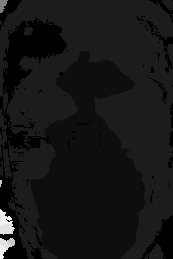
#> input picture depth_roi_data/depth_roi.png, 173 x 259 px
$ jupyter execute depth_estimation_face.ipynb   (shell and % lines are left out)
#> lines starting #> are read from the running program, lines starting #| are printed output that depends on the picture; after the words box and inside, x2 and y2 are one past the last pixel; in counts of white or black regions, pixels touching at a corner belong together; long printed decimals are rounded
[cell 1]
import cv2
import matplotlib.pyplot as plt
import numpy as np

[cell 2]
data = 'depth_roi_data/depth_roi.png'
depth_roi = cv2.imread(data, cv2.IMREAD_ANYDEPTH)
#> depth_roi is the input picture: shape (259, 173) uint16; min 0, max 4701, mean 487

plt.imshow(depth_roi, cmap='gray')

[cell 3]
def compute_histogram(img, nbins):
#> called with nbins = 65535
    hist = np.zeros(shape=(nbins))
    flat_img = img.ravel()

    for idx in range(0, flat_img.shape[0]):
        if flat_img[idx] < nbins:
            hist[flat_img[idx]] += 1

    return hist

def smooth_out(hist, window_size=10):
#> called with hist = array of shape (65535,), window_size = 10
    kernel = np.ones(shape=(2 * window_size))
    for i in range(0, hist.shape[0]):
        summation = 0.0
        count = 0
        for j in range(-window_size, window_size):
            idx = i + j
            if idx < 0 or idx > hist.shape[0] - window_size:
                continue
            summation += kernel[j] * hist[i + j]
            count += 1
        hist[i] = summation // count

    return hist

def find_separate_distributions(hist):
    blobs = []
    is_interrupted = False
    start_idx = -1
    for idx in range(0, hist.shape[0]):
        curr_f = hist[idx]
        if not is_interrupted and curr_f > 0:
            print('Start of distribution')
            is_interrupted = True
            start_idx = idx
            continue
        if is_interrupted and curr_f == 0:
            is_interrupted = False
            if start_idx >= 0 and (idx - 1) > start_idx:
                print('Identified a blob distribution')
                blobs.append(hist[start_idx : idx - 1])
#> this loop made 65535 passes
#> curr_f on passes 1 to 12: 616, 56, 56, 56, 56, 56, 56, 56, 56, 56, 56, 28
#> after the loop, blobs = 7 items; is_interrupted = False; start_idx = 4371
    return blobs

def find_local_maxima(hist):
    peaks = []
    for idx in range(2, hist.shape[0] - 2):
        curr_f = hist[idx]
        prev_idx = idx - 1
        next_idx  = idx + 1
        prev_slope = (hist[idx] - hist[prev_idx]) / (idx - prev_idx)
        next_slope = (hist[next_idx] - hist[idx]) / (next_idx - idx)
        is_same_sign = (prev_slope > 0) == (next_slope > 0)
        if not is_same_sign and curr_f > 0:
            print('Found a local maximum')
            peaks.append((curr_f, idx))
    return peaks

#HWC
def find_dominant_pxl_value(img):
    rows = img.shape[0]
    cols = img.shape[1]
    print('Rows: ', rows)
    print('Cols: ', cols)
    c_x = img.shape[0] // 2
    c_y = img.shape[1] // 2
    print('({}, {})'.format(c_x, c_y))
    pxl = img[c_y, c_x]
    print('Center of image: ', pxl)
    r = 1
    while pxl == 0:
        theta_degrees = np.random.uniform(low=0, high=360)
        theta_rad = (np.pi * theta_degrees) / 180.0
        x = np.cos(theta_rad) * r
        y = np.sin(theta_rad) * r

        pxl = img[y, x]

    print('Random pixel chosen: ', pxl)

    diff_thresh = 100 #mm
    mask = np.zeros_like(img)
    for row in range(0, rows):
        for col in range(0, cols):
            if np.abs(img[row][col] - pxl) <= diff_thresh:
                mask[row][col] = 1
    non_zero = cv2.countNonZero(mask)
    return mask, non_zero

[cell 4]
depth_hist = compute_histogram(depth_roi, nbins=65535)
depth_hist = smooth_out(depth_hist)

plt.xlim(300, 3000)
plt.plot(depth_hist)

blobs = find_separate_distributions(depth_hist)
#> blobs = 7 items
print(len(blobs))
#| 7

fig, axes = plt.subplots(1, len(blobs))
for idx in range(0, len(blobs)):
    axes[idx].plot(blobs[idx])
#> this loop made 7 passes
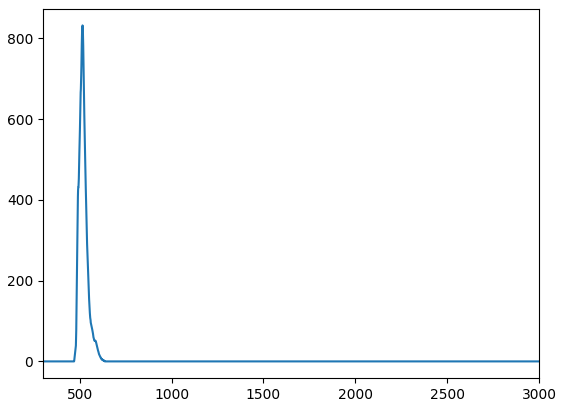
#> figure drawn by matplotlib, 1 panel; curve peaks at x = 515, y = 832
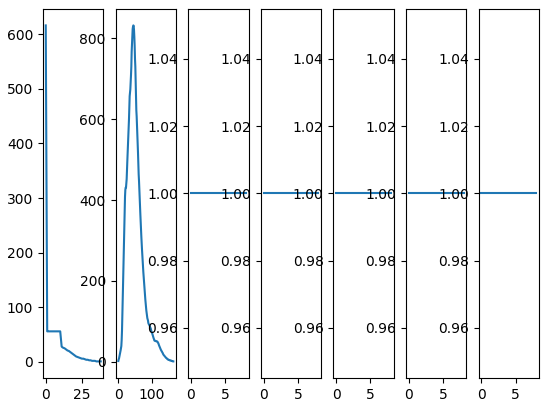
#> figure drawn by matplotlib, 7 panels; panel 1: curve peaks at x = 0, y = 616; panel 2: curve peaks at x = 45, y = 832

[cell 5]
peaks = find_local_maxima(depth_hist)
#> the loop in find_local_maxima, `for idx in range(2, hist.shape[0] - 2):` made 65531 passes
#> (curr_f, prev_slope, next_slope, is_same_sign) on passes 1 to 3: (56, 0, 0, True), (56, 0, 0, True), (56, 0, 0, True)
#> after the loop in find_local_maxima, `for idx in range(2, hist.shape[0] - 2):`: peaks = [(431, 492), (431, 493), (832, 515), (1, 4261), (1, 4279), (1, 4315), (1, 4352), (1, 4371)]
peaks = sorted(peaks, key=lambda pair: pair[0], reverse=True)
#> peaks = [(832, 515), (431, 492), (431, 493), (1, 4261), (1, 4279), (1, 4315), (1, 4352), (1, 4371)]
print(peaks)
#| [(832.0, 515), (431.0, 492), (431.0, 493), (1.0, 4261), (1.0, 4279), (1.0, 4315), (1.0, 4352), (1.0, 4371)]
win = 30 # mm
min_acceptable_freq = 30
filtered_peaks = [peaks[0][1]]
#> filtered_peaks = [515]
max_f = peaks[0][0]
#> max_f = 832
for idx in range(1, len(peaks)):
    if np.abs(filtered_peaks[-1] - peaks[idx][1]) > win:
        if peaks[idx][0] > min_acceptable_freq:
            filtered_peaks.append(peaks[idx])
    else:
        if np.abs(max_f - peaks[idx][0]) <= min_acceptable_freq:
            filtered_peaks[-1] = (filtered_peaks[-1] + peaks[idx][1]) / 2.0
print(filtered_peaks)
#| [515]

[cell 6]
mask, non_zero_pxls = find_dominant_pxl_value(depth_roi)
#| Rows:  259
#| Cols:  173
#| (129, 86)
#> in find_dominant_pxl_value, `pxl = img[c_y, c_x]`: pxl = 509
#| Center of image:  509
#| Random pixel chosen:  509
#> after the loop in find_dominant_pxl_value, `for row in range(0, rows):`:
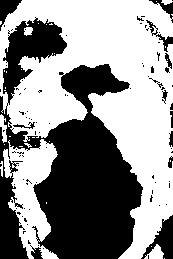
#> mask: shape (259, 173) uint16; values 0 (black) and 1 (white), 56.3% white; 90 black regions (77 under 20 px), largest, box (x1, y1, x2, y2) and area: (0, 17, 143, 259) 17688, (141, 215, 173, 259) 615, (0, 0, 22, 31) 300
#> non_zero_pxls = 25211
dom_d = np.mean(depth_roi[mask == 1])
#> dom_d = 529.5

plt.imshow(mask, cmap='gray')
print('Non zero: ', non_zero_pxls)
#| Non zero:  25211
print('Zero: ', depth_roi.shape[0] * depth_roi.shape[1] - non_zero_pxls)
#| Zero:  19596
print('Dominant pixel value: {:.4} mm'.format(dom_d))
#| Dominant pixel value: 529.5 mm

thresh = 50 # mm

dom_peaks = []
for idx in range(0, len(peaks)):
    rmse = np.sqrt((peaks[idx][1] - dom_d)**2)
    print(rmse)
    if rmse < thresh:
        dom_peaks.append((peaks[idx][1], rmse))
#> this loop made 8 passes
#> rmse on passes 1 to 8: 14.46, 37.46, 36.46, 3731.5, 3749.5, 3785.5, 3822.5, 3841.5
#| 14.457
#| 37.457
#| 36.457
#| 3731.543
#| 3749.543
#| 3785.543
#| 3822.543
#| 3841.543
#> after the loop, dom_peaks = [(515, 14.46), (492, 37.46), (493, 36.46)]
sorted(dom_peaks, key=lambda p: p[1])

print(dom_peaks)
#| [(515, 14.457), (492, 37.457), (493, 36.457)]

[cell 7]
fig = plt.figure(figsize=(10, 10))

range_vals = list(range(300, 3000))

ax1 = fig.add_subplot(1, 1, 1)
ax1.set_title('onyx')
ax1.set_ylabel('Frequency')
ax1.set_xlabel('Bins')
ax1.set_xlim([range_vals[0], range_vals[-1]])
ax1.set_ylim([0, np.max(depth_hist[range_vals])])
ax1.plot(depth_hist, color='black')
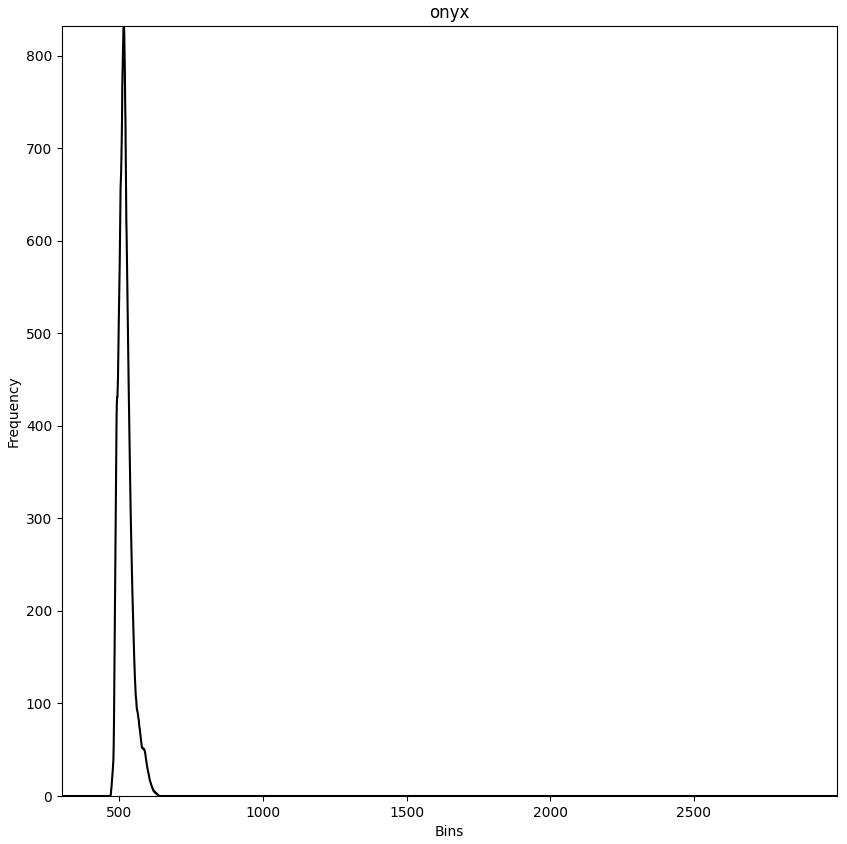
#> figure drawn by matplotlib, 1 panel; curve peaks at x = 515, y = 832
